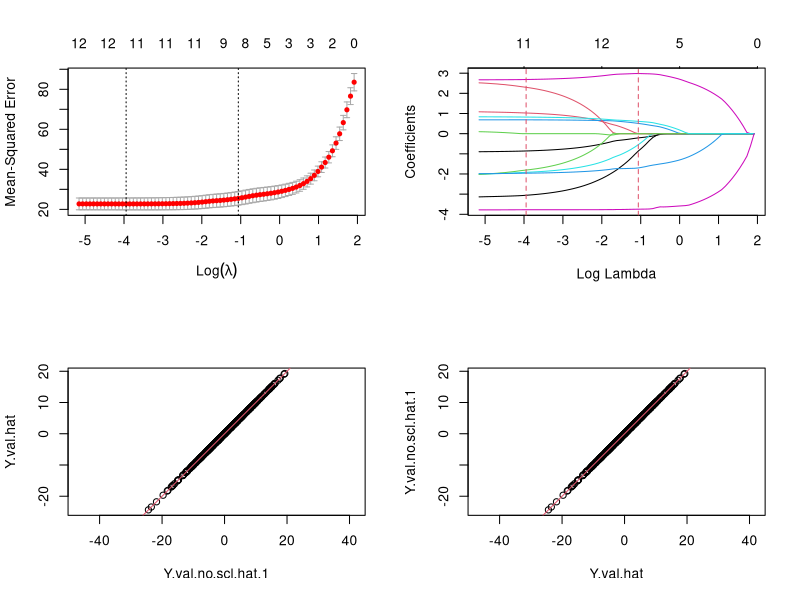
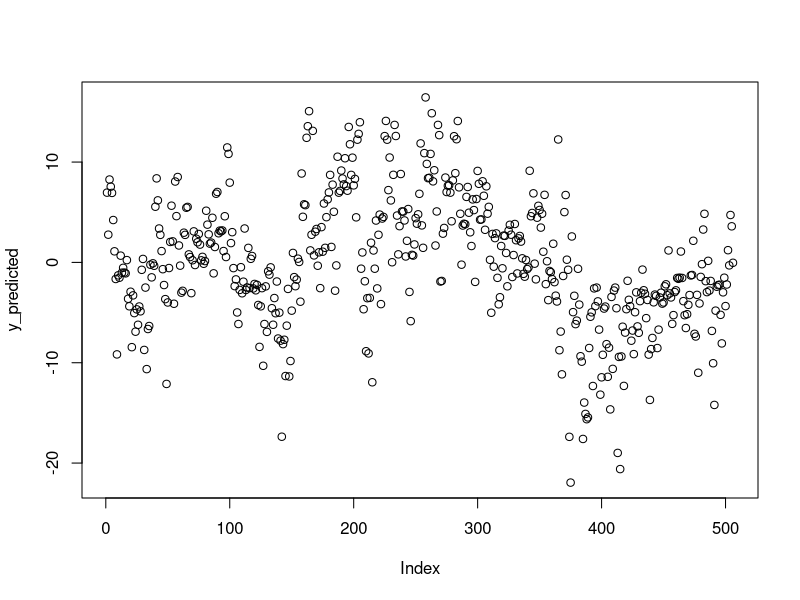
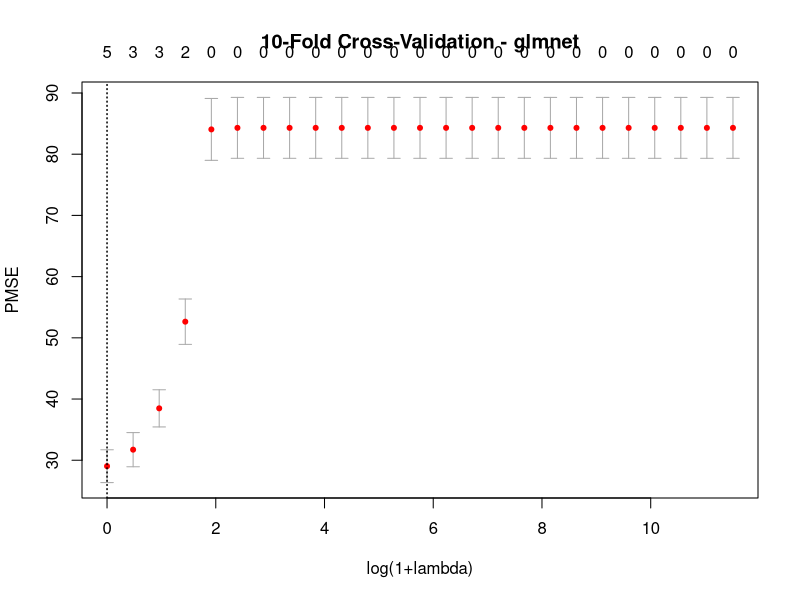
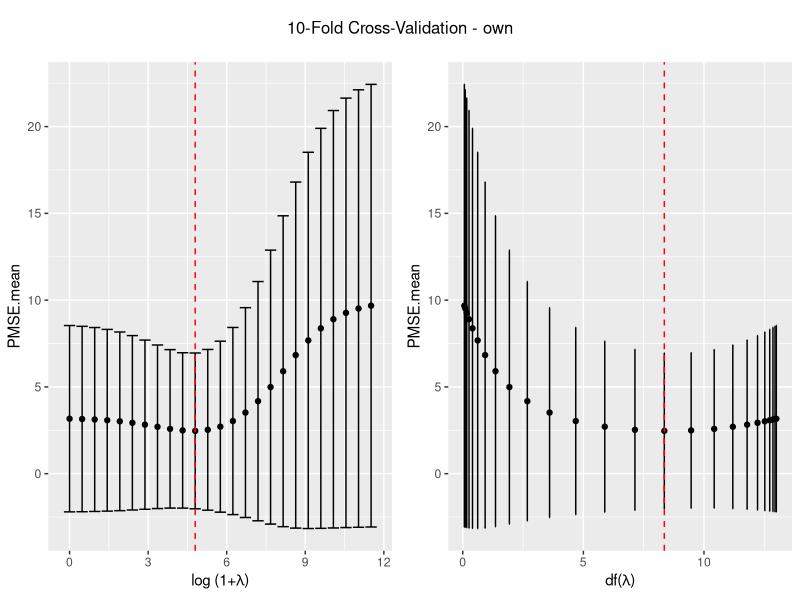

Write R code to recreate these figures, in order.
## ---- chunk 1
library(dplyr)
library(ggplot2)
library(reshape)
library(magrittr)
library(knitr)
library(mlbench)
library(MASS)
library(glmnet)
library(mlbench)
library(MASS)

multiplot <- function(..., plotlist=NULL, file, cols=1, layout=NULL, title="") {
  require(grid)
 
  # Make a list from the ... arguments and plotlist
  plots <- c(list(...), plotlist)
 
  numPlots = length(plots)
 
  # If layout is NULL, then use 'cols' to determine layout
  if (is.null(layout)) {
    # Make the panel
    # ncol: Number of columns of plots
    # nrow: Number of rows needed, calculated from # of cols
    layout <- matrix(seq(1, cols * ceiling(numPlots/cols)),
                     ncol = cols, nrow = ceiling(numPlots/cols))
  }
 
  if (nchar(title)>0){
    layout<-rbind(rep(0, ncol(layout)), layout)
  }
 
  if (numPlots==1) {
    print(plots[[1]])
 
  } else {
    # Set up the page
    grid.newpage()
    pushViewport(viewport(layout = grid.layout(nrow(layout), ncol(layout), heights =if(nchar(title)>0){unit(c(0.5, rep(5,nrow(layout)-1)), "null")}else{unit(c(rep(5, nrow(layout))), "null")} )))
 
    # Make each plot, in the correct location
    if (nchar(title)>0){
      grid.text(title, vp = viewport(layout.pos.row = 1, layout.pos.col = 1:ncol(layout)))
    }
 
    for (i in 1:numPlots) {
      # Get the i,j matrix positions of the regions that contain this subplot
      matchidx <- as.data.frame(which(layout == i, arr.ind = TRUE))
 
      print(plots[[i]], vp = viewport(layout.pos.row = matchidx$row,
                                      layout.pos.col = matchidx$col))
    }
  }
}


get_plot_cv<-function(PMSE,title){
  par(mfrow=c(1,2))
  aux<-cbind(PMSE,df.v,lambda.v) %>%
    as.data.frame() 
  aux_min<-aux %>%
    slice(which.min(PMSE))

  p1<-ggplot() + 
    geom_point(data=aux,
              aes(y=PMSE.mean,
              x=log(1+lambda.v))) + 
    geom_errorbar(data=aux,
                  aes(x=log(1+lambda.v),
                      ymin=PMSE.mean - PMSE.sd,
                      ymax=PMSE.mean + PMSE.sd)) + 
    geom_vline(xintercept = log(1+aux_min$lambda.v), 
               linetype='dashed',
               color='red') + 
    labs(x=expression(paste('log (1+',
                  lambda,
                  ')')))
  
  p2<-ggplot() + 
    geom_point(data=aux,
              aes(y=PMSE.mean,
              x=df.v)) + 
    geom_errorbar(data=aux,
                  aes(x=df.v,
                      ymin=PMSE.mean - PMSE.sd,
                      ymax=PMSE.mean + PMSE.sd)) + 
    geom_vline(xintercept = aux_min$df.v, 
                linetype='dashed',
                color='red') + 
    labs(x=expression(paste('df(',
                  lambda,
                  ')')))
  multiplot(p1,p2,cols=2,title=title)
  
}

get_k_cv_metrics<-function(X,Y,lambda.v,k){
  n <- dim(X)[1] #N?mero files
  p <- dim(X)[2]
  XtX <- t(X)%*%X
  d2 <- eigen(XtX,symmetric = TRUE, only.values = TRUE)$values #Autovalors XtX
  n.lambdas<-length(lambda.v)
  
  PMSE.kCV <- matrix(-1,
                   ncol=n.lambdas,
                   nrow=k)

  #create random numbers from 1 to k  
random_idx<-sample(1:k,n,replace=TRUE)
#if we are interested in the leave-one-out validation,
#where k = n (the number of observations)
#then we have to make sure that the index is not a random one
if(k==n){
  random_idx<-seq(from=1,
                  to=k,
                  by=1)
  print("Warning! Doint Leave-One-Out CV")
  name<-"LOO-CV"
}
#create vector of length of results
for (l in 1:n.lambdas){
  #work with the indexed lambda
  lambda <- lambda.v[l]
  l<-l
  for (i in 1:k){
    m.Y.i <- 0
    #fold that used as a trainingset 
    X.i <- X[!random_idx==i,]
    Y.i <- Y[!random_idx==i]-m.Y.i
    #fold that used as a validationset (those which k equals their index)
    Xi <- X[random_idx==i,]
    Yi <- Y[random_idx==i]
    beta.i <- solve(t(X.i)%*%X.i + lambda*diag(1,p), tol = 1e-20) %*% t(X.i) %*% Y.i
    hat.Yi <- Xi %*% beta.i + m.Y.i
    #sum of the squared residuals 
    PMSE.kCV[i,l] <- (sum(hat.Yi-Yi)^2)
  }
}
PMSE.kCV<-PMSE.kCV/n
PMSE.mean<-apply(PMSE.kCV,2,mean) #mean of the columns 
PMSE.sd<-apply(PMSE.kCV,2,sd) #sd of the columns
return(cbind(PMSE.mean,PMSE.sd))
}

## ---- chunk 2
data(BostonHousing2)
BostonHousing2$chas<-as.numeric(BostonHousing2$chas==1)

Y <- scale(BostonHousing2$cmedv, center=TRUE, scale=FALSE)
X <- scale(BostonHousing2[,7:19], center=TRUE, scale=TRUE)

mean.Y <- mean(Y)
mean.X <- apply(BostonHousing2[,7:18],2,mean)
sd.X <- apply(BostonHousing2[,7:18],2,sd)


XtX <- t(X)%*%X
d2 <- eigen(XtX,symmetric = TRUE, only.values = TRUE)$values #Autovalors XtX


lambda.max <- 1e5 
n.lambdas <- 25 
lambda.v <- exp(seq(0,log(lambda.max+1),length=n.lambdas))-1

df.v <- numeric(n.lambdas)
for (l in 1:n.lambdas){
  lambda <- lambda.v[l]
  df.v[l] <- sum(d2/(d2+lambda)) 
}

#cal definir una n. fixo folds a 10
n<-10
lasso.2 <- glmnet(X,Y, standardize=FALSE, intercept=FALSE, alpha=1)
cv.lasso.2 <- cv.glmnet(X,Y, standardize=FALSE, intercept=FALSE,nfolds=n) 

# intercept: from the fitted model centering and scaling
mean.Y - sum((mean.X/sd.X) * coef(lasso.2,s=cv.lasso.2$lambda.1se)[-1])


#coefficients: from the fitted model centering and scaling
coef(lasso.2,s=cv.lasso.2$lambda.1se)[-1] / sd.X
op <- par(mfrow=c(2,2))
plot(cv.lasso.2)
plot(lasso.2,xvar="lambda")
abline(v=log(cv.lasso.2$lambda.min),col=2,lty=2)
abline(v=log(cv.lasso.2$lambda.1se),col=2,lty=2)
print(coef(lasso.2,s=cv.lasso.2$lambda.min))
print(coef(lasso.2,s=cv.lasso.2$lambda.1se))


# prediction in the validation set:
# b) from the fitted model centering and scaling
Y.val.hat <- predict(lasso.2,newx=X,s=cv.lasso.2$lambda.1se)
Y.val.no.scl.hat.1 <- mean.Y + Y.val.hat 
plot(Y.val.no.scl.hat.1,Y.val.hat,asp=1)
abline(a=0,b=1,col=2)
plot(Y.val.hat,Y.val.no.scl.hat.1,asp=1)
abline(a=0,b=1,col=2)
par(op) 

## ---- chunk 3
#EXERCICI 2
fit<-glmnet(X,Y,alpha=0,lambda=lambda.v) 
cv_fit<-cv.glmnet(X,Y,nfolds=10,lambda=1+lambda.v)


opt_lambda<-cv_fit$lambda.min
opt_lambda #lambda.min = 0
fit<-cv_fit$glmnet.fit
y_predicted<-predict(fit, s=opt_lambda, newx=X)
plot(y_predicted)



plot(cv_fit,main='10-Fold Cross-Validation - glmnet', xlab='log(1+lambda)', ylab="PMSE")

res_own_function<-get_k_cv_metrics(X,Y,lambda.v,10)
PMSE.10CV.own<-get_plot_cv(res_own_function,title='10-Fold Cross-Validation - own')
